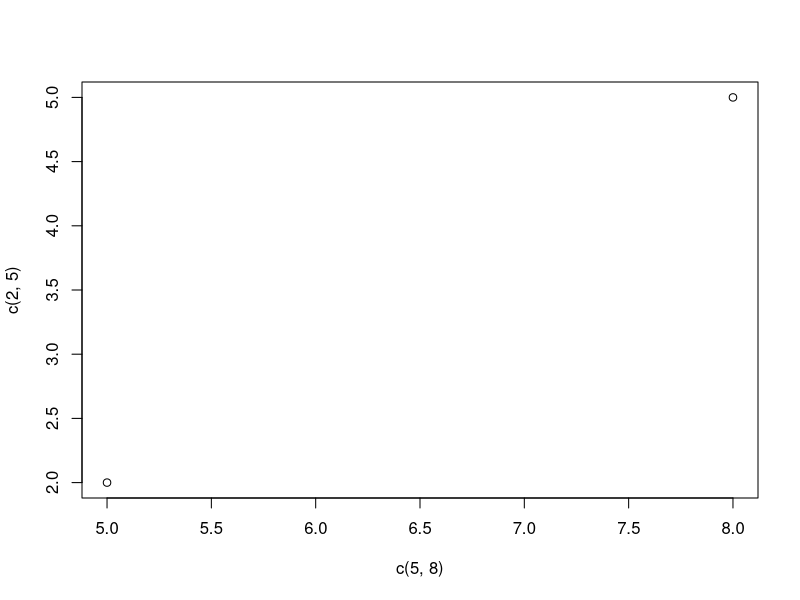
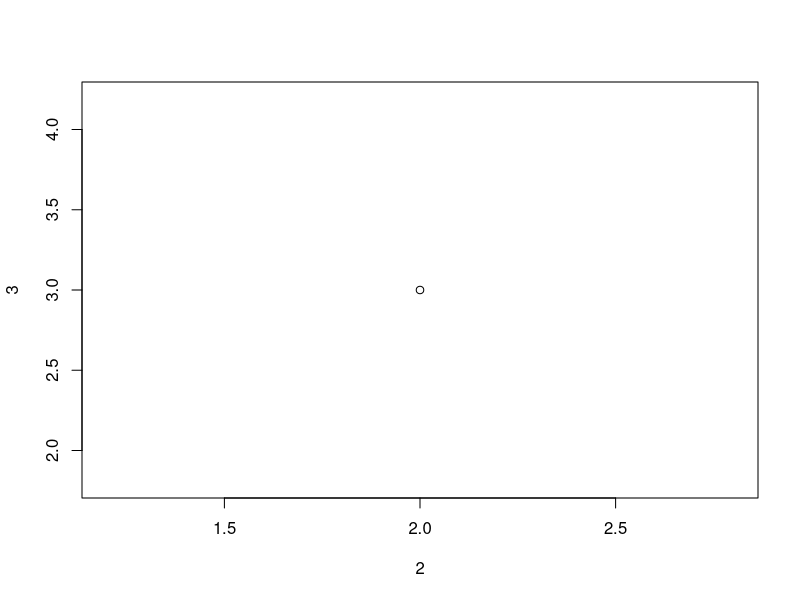
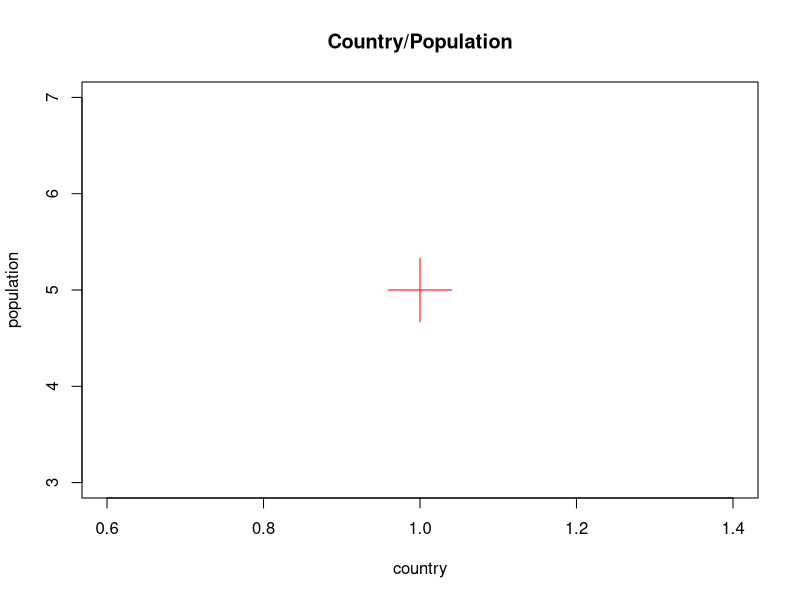
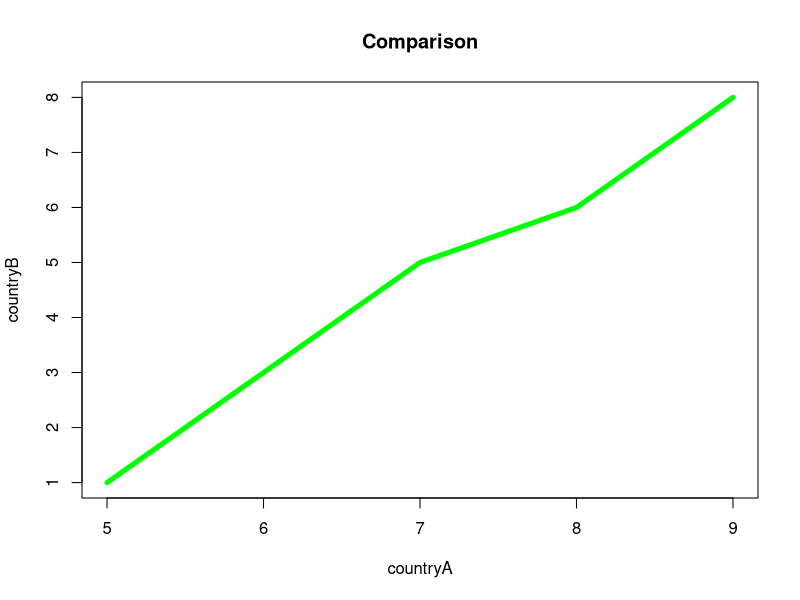
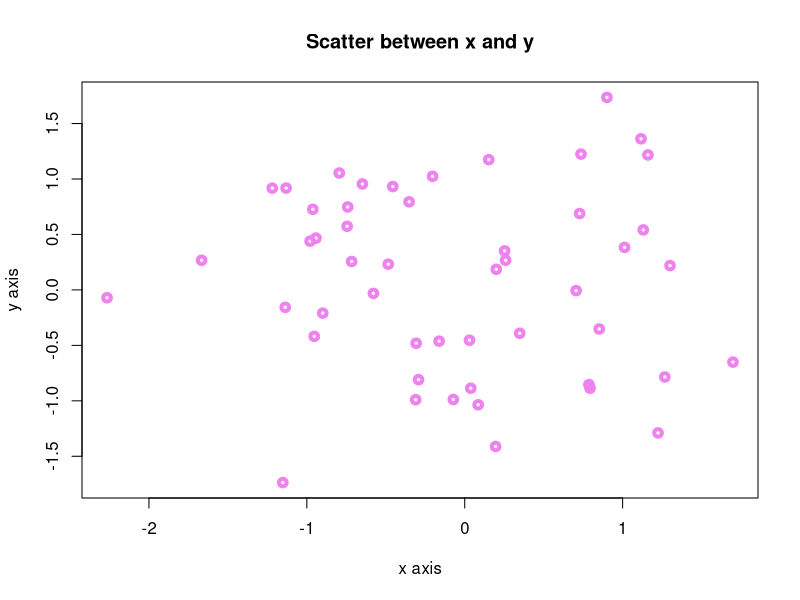
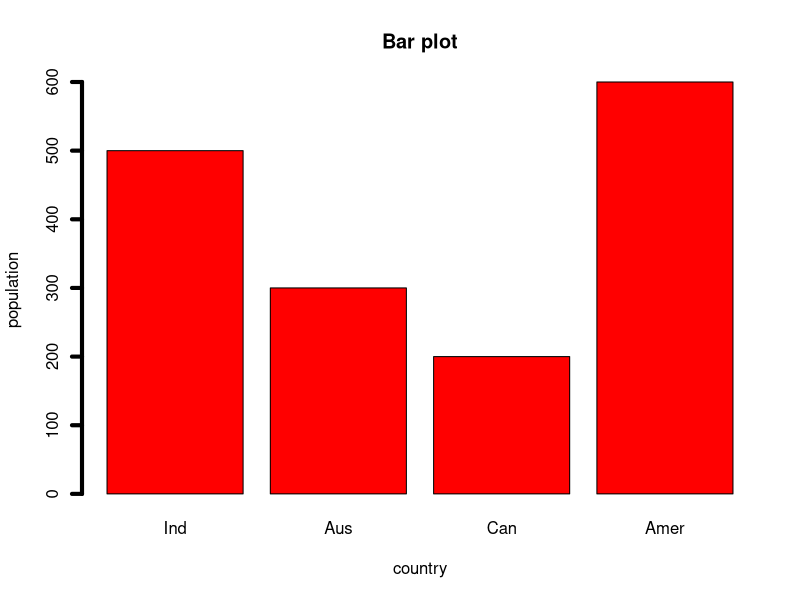
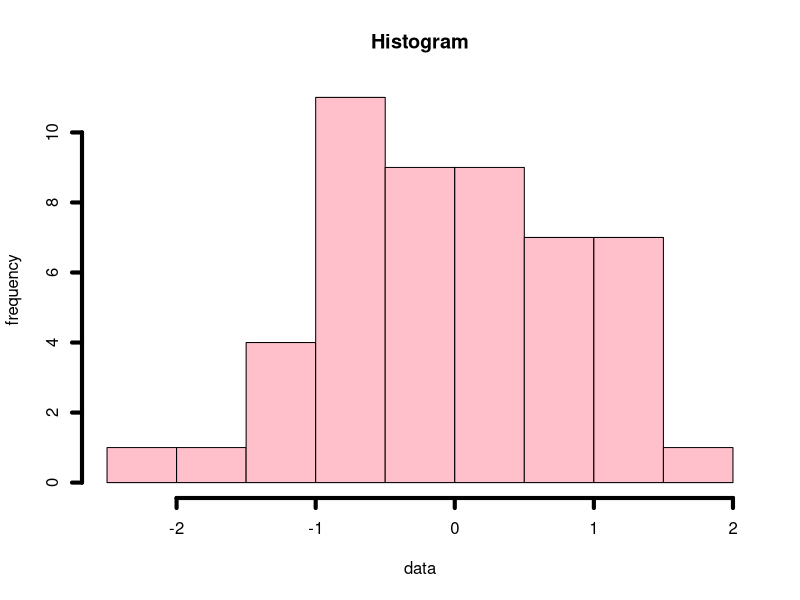
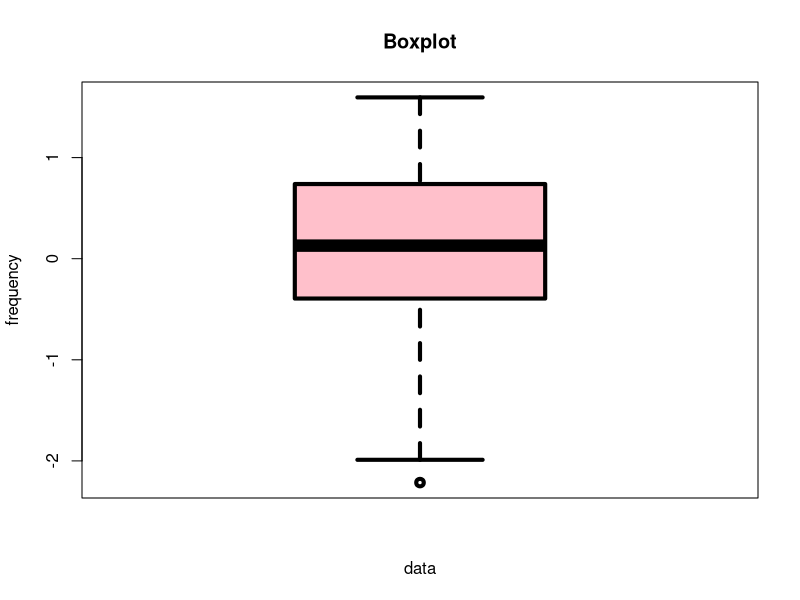

Source code (R) for these figures, in order:
# Factors

grades <- factor(c('A', 'B','C','D','C','A'))
grades


grades[1] <- 'E'

grades[2] <- 'E'
grades


grades <- factor(c('A', 'B','C','D'), levels = c('A', 'B','C','D','E'))
grades

# Graphics in R

plot(c(5,8), c(2,5))

plot(2,3)

plot(1,5 ,main = "Country/Population", xlab = "country", ylab = "population", col="red", cex=6, pch=3)

l1 <- c(5,6,7,8,9)
l2 <- c(1,3,5,6,8)

l3 <- c("jo","ka","na","mo")
l4 <- c(1,6,4,8)

plot(l1,l2, type="l", main = "Comparison", xlab="countryA", ylab= "countryB", col="green", lwd=5)
lines(l3, l4, type = "l", col="yellow", lty = 5,lwd=4)

#program 2

set.seed(3)

x <- rnorm(50)
y <- rnorm(50)

plot(x,y , main="Scatter between x and y", xlab = "x axis", ylab = "y axis", col="violet", lwd=4)

# Bar graph
#program 2

population <- c(500 , 300 , 200 ,  600)
country <- c("Ind", "Aus", "Can", "Amer")

barplot(population , names.arg=country, main="Bar plot", xlab = "country", ylab = "population", 
        col="red", lwd=4)

# program3

set.seed(3)

data <- rnorm(50)

hist(data, main="Histogram", xlab = "data", ylab = "frequency", col="pink", lwd=4)

# program5

set.seed(1)

data <- rnorm(50)

boxplot(data, main="Boxplot", xlab = "data", ylab = "frequency", col="pink", lwd=4)

# pie char


pop <- c(10,20,30,40)

country <- c("Arm", "Can", "USA", "Uk")

colors <- c("red","yellow","green", "blue")


pie(pop, label = country, main = "Country/Population",init.angle = 90, col = colors)

legend("bottomright", country, fill = colors)



